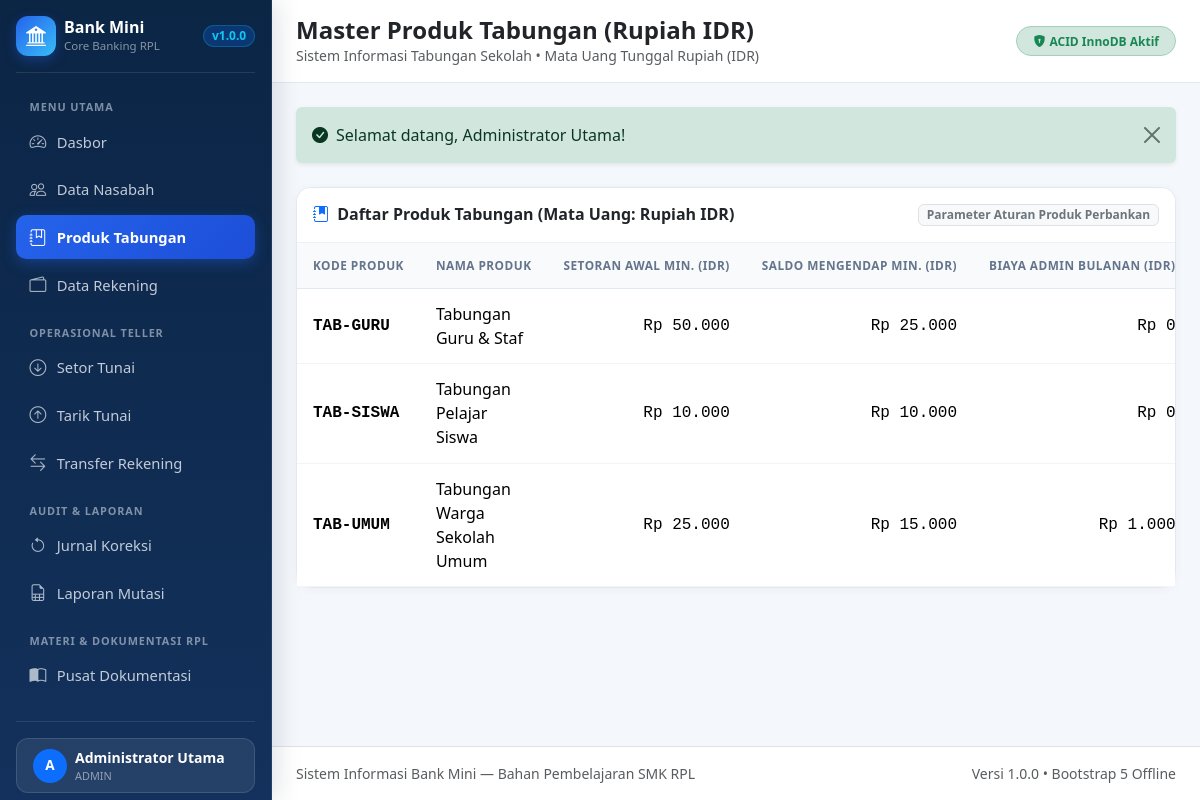
/produk (signed in), run on the app's committed database.
### tables this page shows
CREATE TABLE IF NOT EXISTS `produk_tabungan` (
    `id` INT UNSIGNED AUTO_INCREMENT PRIMARY KEY,
    `kode_produk` VARCHAR(20) NOT NULL UNIQUE,
    `nama_produk` VARCHAR(100) NOT NULL,
    `setoran_awal_minimum` DECIMAL(15,2) NOT NULL DEFAULT 10000.00,
    `saldo_mengendap_minimum` DECIMAL(15,2) NOT NULL DEFAULT 10000.00,
    `biaya_admin_bulanan` DECIMAL(15,2) NOT NULL DEFAULT 0.00,
    `status` ENUM('aktif', 'nonaktif') NOT NULL DEFAULT 'aktif',
    `dibuat_pada` DATETIME NOT NULL DEFAULT CURRENT_TIMESTAMP
);

### aplikasi/Pengendali/PengendaliProduk.php (called while the page is built, shortened)
<?php
class PengendaliProduk extends PengendaliDasar
{
    public function indeks(): void
    {
        $modelProduk = new ModelProduk();
        $this->tampilkanTampilan('produk/indeks', [
            'judulHalaman' => 'Master Produk Tabungan (Rupiah IDR)',
            'daftarProduk' => $modelProduk->ambilSemuaProduk(),
        ]);
    }
}

### aplikasi/Inti/Perute.php (called while the page is built, shortened)
<?php
final class Perute
{
    private array $daftarRute = [
        'GET'  => [],
        'POST' => [],
    ];
    public function daftarGet(string $jalur, array $tujuan): void
    {
        $jalurNormal = $this->normalisasiJalur($jalur);
        $this->daftarRute['GET'][$jalurNormal] = $tujuan;
    }
    public function daftarPost(string $jalur, array $tujuan): void
    {
        $jalurNormal = $this->normalisasiJalur($jalur);
        $this->daftarRute['POST'][$jalurNormal] = $tujuan;
    }
    public function jalankanRute(string $metodeHttp, string $uriRequest): void
    {
        $metodeBersih = strtoupper($metodeHttp);
        $jalurBersih = $this->ekstrakJalurDariUri($uriRequest);
        $tujuanRute = $this->daftarRute[$metodeBersih][$jalurBersih] ?? null;
        [$namaClassPengendali, $namaMethod] = $tujuanRute;
        $instansiPengendali = new $namaClassPengendali();
        $instansiPengendali->{$namaMethod}();
    }
    private function normalisasiJalur(string $jalur): string
    {
        $bersih = trim($jalur, '/');
        return $bersih === '' ? '/' : '/' . $bersih;
    }
    private function ekstrakJalurDariUri(string $uriRequest): string
    {
        $jalurUri = (string) parse_url($uriRequest, PHP_URL_PATH);
        return $this->normalisasiJalur($jalurUri);
    }
}

### public/index.php (called while the page is built, shortened)
<?php
require_once dirname(__DIR__) . DIRECTORY_SEPARATOR . 'aplikasi' . DIRECTORY_SEPARATOR . 'Pembantu' . DIRECTORY_SEPARATOR . 'fungsi_umum.php';
spl_autoload_register(
    function (string $namaClassLengkap): void {
        $awalanNamespace = 'Aplikasi\\';
        $bagianRelatif = substr($namaClassLengkap, strlen($awalanNamespace));
        $jalurFile = dirname(__DIR__)
            . DIRECTORY_SEPARATOR . 'aplikasi'
            . DIRECTORY_SEPARATOR . str_replace('\\', DIRECTORY_SEPARATOR, $bagianRelatif)
            . '.php';
    }
);
$metodeHttp = (string) ($_SERVER['REQUEST_METHOD'] ?? 'GET');
$uriRequest = (string) ($_SERVER['REQUEST_URI'] ?? '/');
$perute = new Perute();
$perute->daftarGet('/portal', [PengendaliPublik::class, 'portal']);
$perute->daftarGet('/kesehatan', [PengendaliPublik::class, 'kesehatan']);
$perute->daftarGet('/masuk', [PengendaliAutentikasi::class, 'tampilkanHalamanMasuk']);
$perute->daftarPost('/masuk', [PengendaliAutentikasi::class, 'prosesMasuk']);
$perute->daftarPost('/keluar', [PengendaliAutentikasi::class, 'prosesKeluar']);
$perute->daftarGet('/', [PengendaliDasbor::class, 'indeks']);
$perute->daftarGet('/dasbor', [PengendaliDasbor::class, 'indeks']);
$perute->daftarGet('/nasabah', [PengendaliNasabah::class, 'indeks']);
$perute->daftarPost('/nasabah/tambah', [PengendaliNasabah::class, 'simpanNasabah']);
$perute->daftarGet('/produk', [PengendaliProduk::class, 'indeks']);
$perute->daftarGet('/rekening', [PengendaliRekening::class, 'indeks']);
$perute->daftarPost('/rekening/buka', [PengendaliRekening::class, 'bukaRekening']);
$perute->daftarGet('/transaksi/setor', [PengendaliTransaksi::class, 'tampilkanSetorTunai']);
$perute->daftarPost('/transaksi/setor', [PengendaliTransaksi::class, 'prosesSetorTunai']);
$perute->daftarGet('/transaksi/tarik', [PengendaliTransaksi::class, 'tampilkanTarikTunai']);
$perute->daftarPost('/transaksi/tarik', [PengendaliTransaksi::class, 'prosesTarikTunai']);
$perute->daftarGet('/transaksi/transfer', [PengendaliTransaksi::class, 'tampilkanTransfer']);
$perute->daftarPost('/transaksi/transfer', [PengendaliTransaksi::class, 'prosesTransfer']);
$perute->daftarGet('/transaksi/koreksi', [PengendaliTransaksi::class, 'tampilkanKoreksi']);
$perute->daftarPost('/transaksi/koreksi', [PengendaliTransaksi::class, 'prosesKoreksi']);
$perute->daftarGet('/laporan/mutasi', [PengendaliLaporan::class, 'mutasi']);
$perute->daftarGet('/dokumentasi', [PengendaliDokumentasi::class, 'indeks']);
$perute->jalankanRute($metodeHttp, $uriRequest);

### aplikasi/Model/ModelProduk.php (called while the page is built, shortened)
<?php
class ModelProduk
{
    private PDO $koneksi;
    public function __construct()
    {
        $this->koneksi = BasisData::ambilKoneksi();
    }
    public function ambilSemuaProduk(): array
    {
        $pernyataan = $this->koneksi->prepare(
            'SELECT id, kode_produk, nama_produk, setoran_awal_minimum,
                    saldo_mengendap_minimum, biaya_admin_bulanan, status, dibuat_pada
             FROM produk_tabungan
             ORDER BY kode_produk ASC'
        );
        $pernyataan->execute();
        return $pernyataan->fetchAll(PDO::FETCH_ASSOC);
    }
}

### konfigurasi/basis_data.php (called while the page is built, shortened)
<?php
$hostLingkungan = getenv('BANKMINI_DB_HOST');
$portLingkungan = getenv('BANKMINI_DB_PORT');
$namaDbLingkungan = getenv('BANKMINI_DB_NAMA');
$penggunaLingkungan = getenv('BANKMINI_DB_PENGGUNA');
$sandiLingkungan = getenv('BANKMINI_DB_SANDI');
return [
    'host'          => is_string($hostLingkungan) && $hostLingkungan !== '' ? $hostLingkungan : '127.0.0.1',
    'port'          => is_string($portLingkungan) && is_numeric($portLingkungan) ? (int) $portLingkungan : 3306,
    'nama_db'       => is_string($namaDbLingkungan) && $namaDbLingkungan !== '' ? $namaDbLingkungan : 'bankmini_db',
    'nama_pengguna' => is_string($penggunaLingkungan) && $penggunaLingkungan !== '' ? $penggunaLingkungan : 'root',
    'kata_sandi'    => is_string($sandiLingkungan) ? $sandiLingkungan : '',
    'set_karakter'  => 'utf8mb4',
];

### aplikasi/Inti/BasisData.php (called while the page is built, shortened)
<?php
final class BasisData
{
    private static ?PDO $instansiKoneksi = null;
    public static function ambilKoneksi(): PDO
    {
        if (self::$instansiKoneksi === null) {
            $konfigurasi = require dirname(__DIR__, 2)
                . DIRECTORY_SEPARATOR . 'konfigurasi'
                . DIRECTORY_SEPARATOR . 'basis_data.php';
            $dsn = sprintf(
                'mysql:host=%s;port=%d;dbname=%s;charset=%s',
                $konfigurasi['host'],
                (int) $konfigurasi['port'],
                $konfigurasi['nama_db'],
                $konfigurasi['set_karakter']
            );
            $opsiPdo = [
                PDO::ATTR_ERRMODE            => PDO::ERRMODE_EXCEPTION,
                PDO::ATTR_DEFAULT_FETCH_MODE => PDO::FETCH_ASSOC,
                PDO::ATTR_EMULATE_PREPARES   => false,
            ];
            self::$instansiKoneksi = new PDO(
                $dsn,
                (string) $konfigurasi['nama_pengguna'],
                (string) $konfigurasi['kata_sandi'],
                $opsiPdo
            );
        }
        return self::$instansiKoneksi;
    }
}

### aplikasi/Pembantu/fungsi_umum.php (called while the page is built, shortened)
<?php
if (!function_exists('amankanHtml')) {
    function amankanHtml(mixed $nilai): string
    {
        return htmlspecialchars((string) $nilai, ENT_QUOTES | ENT_SUBSTITUTE, 'UTF-8');
    }
}
if (!function_exists('formatRupiah')) {
    function formatRupiah(string|int|float $nominal, bool $tampilkanSen = false): string
    {
        $nilaiAngka = (float) $nominal;
        $jumlahDesimal = $tampilkanSen ? 2 : 0;
        return 'Rp ' . number_format($nilaiAngka, $jumlahDesimal, ',', '.');
    }
}

### aplikasi/Tampilan/produk/indeks.php (the view, shortened to what this page needs)
<div class="card kartu-bankmini">
    <div class="card-header bg-white py-3 d-flex flex-wrap align-items-center justify-content-between gap-2">
        <h2 class="h6 mb-0 fw-bold">
            <i class="bi bi-journal-bookmark-fill me-1 text-primary"></i>
            Daftar Produk Tabungan (Mata Uang: Rupiah IDR)
        </h2>
        <span class="badge text-bg-light border text-secondary">
            Parameter Aturan Produk Perbankan
        </span>
    </div>
    <div class="table-responsive">
        <table class="table tabel-bankmini table-hover align-middle mb-0">
            <thead>
                <tr>
                    <th>Kode Produk</th>
                    <th>Nama Produk</th>
                    <th class="text-end">Setoran Awal Min. (IDR)</th>
                    <th class="text-end">Saldo Mengendap Min. (IDR)</th>
                    <th class="text-end">Biaya Admin Bulanan (IDR)</th>
                </tr>
            </thead>
            <tbody>
                <?php if (!empty($daftarProduk) && is_array($daftarProduk)) : ?>
                    <?php foreach ($daftarProduk as $barisProduk) : ?>
                        <tr>
                            <td class="font-monospace fw-semibold">
                                <?= amankanHtml($barisProduk['kode_produk'] ?? '') ?>
                            </td>
                            <td><?= amankanHtml($barisProduk['nama_produk'] ?? '') ?></td>
                            <td class="angka-keuangan text-end">
                                <?= amankanHtml(formatRupiah((string) ($barisProduk['setoran_awal_minimum'] ?? '0'))) ?>
                            </td>
                            <td class="angka-keuangan text-end">
                                <?= amankanHtml(formatRupiah((string) ($barisProduk['saldo_mengendap_minimum'] ?? '0'))) ?>
                            </td>
                            <td class="angka-keuangan text-end">
                                <?= amankanHtml(formatRupiah((string) ($barisProduk['biaya_admin_bulanan'] ?? '0'))) ?>
                            </td>
                        </tr>
                    <?php endforeach; ?>
                <?php endif; ?>
            </tbody>
        </table>
    </div>
</div>

### public/aset/css/token-desain.css (style rules this page uses)
:root { --bm-navy: #0b2545; --bm-navy-mid: #13315c; --bm-biru-utama: #1d4ed8; --bm-biru-cerah: #2563eb; --bm-biru-gelap: #1e40af; --bm-langit: #38bdf8; --bm-latar: #f4f7fb; --bm-permukaan: #ffffff; --bm-permukaan-halus: #f8fafc; --bm-garis: #e2e8f0; --bm-garis-halus: #eef2f6; --bm-teks-utama: #0f172a; --bm-teks-sekunder: #64748b; --bm-aksen-sukses: #15803d; --bm-aksen-bahaya: #b91c1c; --bm-aksen-peringatan: #b45309; --bm-aksen-toska: #0891b2; --bm-font-utama: system-ui, -apple-system, "Segoe UI", Roboto, "Helvetica Neue", Arial, sans-serif; --bm-font-angka: ui-monospace, SFMono-Regular, Menlo, Monaco, Consolas, monospace; --bm-radius-sm: 0.5rem; --bm-radius-md: 0.75rem; --bm-radius-lg: 0.9rem; --bm-radius-xl: 1.15rem; --bm-bayangan-kartu: 0 2px 10px rgba(15, 23, 42, 0.04); --bm-bayangan-sedang: 0 10px 28px rgba(15, 23, 42, 0.08); --bm-transisi-cepat: 0.16s ease; }
body { font-family: var(--bm-font-utama); background-color: var(--bm-latar); color: var(--bm-teks-utama); min-height: 100vh; font-feature-settings: "cv02", "cv03", "cv04", "cv11"; -webkit-font-smoothing: antialiased; }
.angka-keuangan { font-variant-numeric: tabular-nums; font-family: var(--bm-font-angka); white-space: nowrap; }

### public/aset/css/komponen-ui.css (style rules this page uses)
.kartu-bankmini { background-color: var(--bm-permukaan); border: 1px solid var(--bm-garis); border-radius: var(--bm-radius-lg); box-shadow: var(--bm-bayangan-kartu); }
.kartu-bankmini .card-header { border-bottom: 1px solid var(--bm-garis-halus); border-top-left-radius: var(--bm-radius-lg); border-top-right-radius: var(--bm-radius-lg); }

### public/aset/css/dasbor.css (style rules this page uses)
.tabel-bankmini thead th { font-size: 0.74rem; font-weight: 700; letter-spacing: 0.04em; text-transform: uppercase; color: var(--bm-teks-sekunder); background-color: var(--bm-permukaan-halus); border-bottom: 1px solid var(--bm-garis); padding: 0.85rem 1rem; white-space: nowrap; }
.tabel-bankmini tbody td { padding: 0.82rem 1rem; border-bottom: 1px solid #f1f5f9; vertical-align: middle; }

### data on the page
produk_tabungan: kode_produk "TAB-GURU", nama_produk "Tabungan Guru & Staf", setoran_awal_minimum "Rp 50.000", saldo_mengendap_minimum "Rp 25.000", biaya_admin_bulanan "Rp 0"
produk_tabungan: kode_produk "TAB-SISWA", nama_produk "Tabungan Pelajar Siswa", setoran_awal_minimum "Rp 10.000", saldo_mengendap_minimum "Rp 10.000", biaya_admin_bulanan "Rp 0"
produk_tabungan: kode_produk "TAB-UMUM", nama_produk "Tabungan Warga Sekolah Umum", setoran_awal_minimum "Rp 25.000", saldo_mengendap_minimum "Rp 15.000", biaya_admin_bulanan "Rp 1.000"

### other printed values
amankanHtml($versiAplikasi ?? '1.0.0') "1.0.0"
amankanHtml($namaGrup) "MENU UTAMA"
amankanHtml($itemMenu['label']) "Dasbor"
amankanHtml($itemMenu['label']) "Data Nasabah"
amankanHtml($itemMenu['label']) "Produk Tabungan"
amankanHtml($itemMenu['label']) "Data Rekening"
amankanHtml($namaGrup) "OPERASIONAL TELLER"
amankanHtml($itemMenu['label']) "Setor Tunai"
amankanHtml($itemMenu['label']) "Tarik Tunai"
amankanHtml($itemMenu['label']) "Transfer Rekening"
amankanHtml($namaGrup) "AUDIT & LAPORAN"
amankanHtml($itemMenu['label']) "Jurnal Koreksi"
amankanHtml($itemMenu['label']) "Laporan Mutasi"
amankanHtml($namaGrup) "MATERI & DOKUMENTASI RPL"
amankanHtml($itemMenu['label']) "Pusat Dokumentasi"
